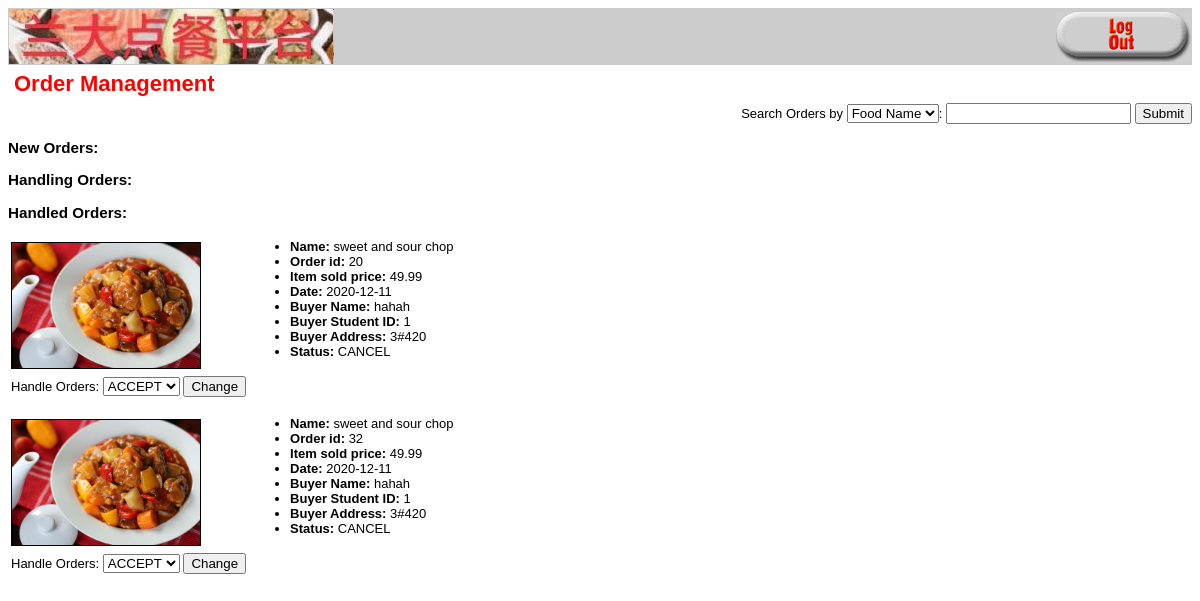
The page /show_order.php?catid=1 (signed in) on the database its author committed.
### tables this page shows
CREATE TABLE `order_items` (
  `orderid` int(10) UNSIGNED NOT NULL,
  `foodid` int(10) UNSIGNED NOT NULL,
  `item_price` float(4,2) NOT NULL,
  `quantity` tinyint(3) UNSIGNED NOT NULL,
  `item_status` varchar(10) NOT NULL
);

CREATE TABLE `foods` (
  `foodid` int(10) UNSIGNED NOT NULL,
  `title` char(100) DEFAULT NULL,
  `catid` int(10) UNSIGNED DEFAULT NULL,
  `price` float(4,2) NOT NULL,
  `stock` int(10) UNSIGNED DEFAULT NULL,
  `status` int(10) UNSIGNED DEFAULT NULL,
  `description` varchar(255) DEFAULT NULL,
  `rest` varchar(32) NOT NULL
);

CREATE TABLE `orders` (
  `orderid` int(10) UNSIGNED NOT NULL,
  `amount` float(6,2) DEFAULT NULL,
  `date` date NOT NULL,
  `order_status` char(10) DEFAULT NULL,
  `ship_name` char(60) NOT NULL,
  `ship_customerid` char(80) NOT NULL,
  `ship_dormitory` char(30) NOT NULL
);

### show_order.php (called while the page is built, shortened)
<?php
  $catid = $_GET['catid'];
  $order_array = get_order_details($catid);
  display_orders($order_array);

### order_fns.php (the view, shortened to what this page needs)
<?php
function get_order_details($catid){
  $conn = db_connect();
  $query = "select * from order_items,foods
             where foods.foodid=order_items.foodid and
            catid=" . $conn->real_escape_string($catid);
  $result = @$conn->query($query);
  $result = db_result_to_array($result);
  return $result;
}
function get_order_details_by_orderid($orderid){
  $conn = db_connect();
  $query = "select * from orders
             where orderid=" . $conn->real_escape_string($orderid);
  $result = @$conn->query($query);
  $result = $result->fetch_assoc();
  return $result;
}
function display_each_orders($food){
  echo "<table><tr>";
      if (@file_exists("images/{$food['foodid']}.jpg")) {
        $size = GetImageSize("images/{$food['foodid']}.jpg");
        if (($size[0] > 0) && ($size[1] > 0)) {
          echo "<td><img src=\"images/" . htmlspecialchars($food['foodid']) . ".jpg\"
              height=\"125px\" style=\"border: 1px solid black\"/></td>";
        }
      }
      $order_array = get_order_details_by_orderid($food['orderid']);
      echo "<td><ul>";
      echo "<li><strong>Name:</strong> ";
      echo htmlspecialchars($food['title']);
      echo "</li><li><strong>Order id:</strong> ";
      echo htmlspecialchars($food['orderid']);
      echo "</li><li><strong>Item sold price:</strong> ";
      echo htmlspecialchars($food['item_price']);
      echo "</li><li><strong>Date:</strong> ";
      echo htmlspecialchars($order_array['date']);
      echo "</li><li><strong>Buyer Name:</strong> ";
      echo htmlspecialchars($order_array['ship_name']);
      echo "</li><li><strong>Buyer Student ID:</strong> ";
      echo htmlspecialchars($order_array['ship_customerid']);
      echo "</li><li><strong>Buyer Address:</strong> ";
      echo htmlspecialchars($order_array['ship_dormitory']);
      echo "</li><li><strong>Status:</strong> ";
      echo htmlspecialchars($food['item_status']);
      echo "</li></ul></td></tr><td>";
      ?>
      <form align="right" method="post" action="show_order.php?catid=<?php echo $food['catid'];?>">
        Handle Orders:
        <select name="status">
            <option value ="ACCEPT" <?php if($food['item_status']=='ACCEPT') echo "hidden";?>>ACCEPT</option>
          </select>
          <input type="submit" value="Change">
        </form>
      </td></table>
    <?php
}
function display_orders($food_array)
{
  if (!is_array($food_array)) {
    echo "<p>No orders currently available in this merchant</p>";
  } else {
  ?>
    <form  align="right" method="get" action="show_order.php">
    Search Orders by
    <select name="way">
            <option value ="foodname">Food Name</option>
    </select>:
    <input type="text" name="key">
    <input type="submit">
    </form>
    <h3>New Orders:</h3>
    <table width="100%" border="0">
  <?php
    echo "<h3>Handling Orders:</h3>";
    echo "<h3>Handled Orders:</h3>";
    foreach ($food_array as $food) {
      if($food['item_status']=="DONE"||$food['item_status']=="CANCEL"){
        if(!empty($_GET['key'])){
          if($_GET['way']=="foodname"&&strstr($food['title'],$_GET['key'])||$_GET['way']=="orderid"&&strstr(strval($food['orderid']),$_GET['key']))
            display_each_orders($food);
        } else {
          display_each_orders($food);
        }
      }
    }
  }
}
      ?>

### output_fns.php (style rules this page uses)
body { font-family: Arial, Helvetica, sans-serif; font-size: 13px }
li, td { font-family: Arial, Helvetica, sans-serif; font-size: 13px }

### rows shown on the page
order_items: foodid.title "sweet and sour chop", orderid "20", item_price "49.99", orderid.date "2020-12-11", orderid.ship_name "hahah", orderid.ship_customerid "1", orderid.ship_dormitory "3#420", item_status "CANCEL"
order_items: foodid.title "sweet and sour chop", orderid "32", item_price "49.99", orderid.date "2020-12-11", orderid.ship_name "hahah", orderid.ship_customerid "1", orderid.ship_dormitory "3#420", item_status "CANCEL"

### other values the page prints
$heading "Order Management"
